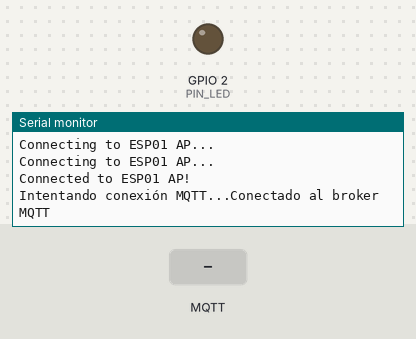
Recording of a program running on a simulated ESP8266 (NodeMCU). On the bench: output pins drawn as LEDs (lit = HIGH), the last lines printed to the serial monitor. The test bench sets the inputs (shaded band). WiFi joins after 1.5 s; servers stay silent unless stated; no MQTT or app messages arrive unless stated.

Above: at 3.2 s.
3.3 s: MQTT message "1" arrives on the first subscribed topic
At 4.4 s:
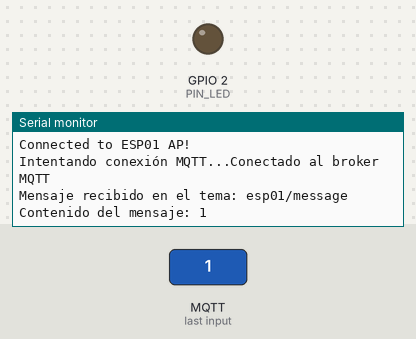
5.0 s: MQTT message "on" arrives on the first subscribed topic
At 5.6 s:
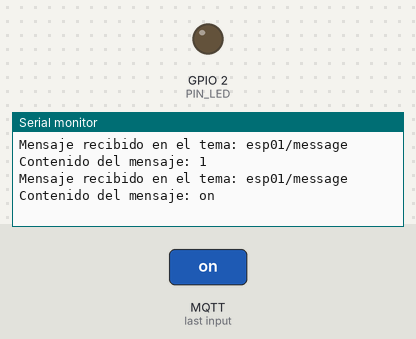
6.5 s: MQTT message "off" arrives on the first subscribed topic
At 8.0 s:
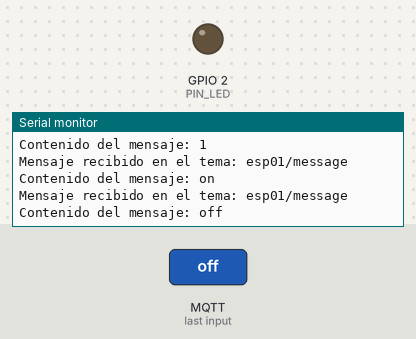

The program:

main.cpp
```cpp
#include <ESP8266WiFi.h>
#include <PubSubClient.h>

const char *ssid = "MadnessPortal";
const char *password = "1223334444";
const char *mqtt_server = "192.168.4.2";

// Nueva IP estática
IPAddress staticIP(192, 168, 4, 10);

#define PIN_LED LED_BUILTIN

WiFiClient espClient;
PubSubClient client(espClient);

String incomingMessage = "";

void reconnect();
void callback(char* topic, byte* payload, unsigned int length);

void setup()
{
  pinMode(PIN_LED, OUTPUT);
  Serial.begin(115200);

  // Configurar IP estática
  WiFi.config(staticIP, IPAddress(192, 168, 4, 1), IPAddress(255, 255, 255, 0), IPAddress(192, 168, 4, 1));

  // Conectar a la red WiFi
  WiFi.begin(ssid, password);

  while (WiFi.status() != WL_CONNECTED)
  {
    delay(1000);
    Serial.println("Connecting to ESP01 AP...");
  }

  Serial.println("Connected to ESP01 AP!");

  client.setServer(mqtt_server, 1883);
  client.setCallback(callback);
}

void loop()
{
  if (!client.connected())
  {
    reconnect();
  }

  client.loop();

  delay(500);
}

void reconnect()
{
  // Loop hasta que nos reconectemos
  while (!client.connected())
  {
    Serial.print("Intentando conexión MQTT...");
    // Intentar conectar
    if (client.connect("ESP01Consumer"))
    {
      Serial.println("Conectado al broker MQTT");
      // Suscribirse al tema después de la conexión exitosa
      client.subscribe("esp01/message");
    }
    else
    {
      Serial.print("Error, rc=");
      Serial.print(client.state());
      Serial.println(" Intentando nuevamente en 5 segundos");
      delay(5000);
    }
  }
}

void callback(char* topic, byte* payload, unsigned int length) {
  Serial.print("Mensaje recibido en el tema: ");
  Serial.println(topic);

  Serial.print("Contenido del mensaje: ");
  incomingMessage = "";  // Reiniciar la variable antes de acumular el nuevo mensaje

  for (int i = 0; i < length; i++) {
    incomingMessage += (char)payload[i];
  }

  Serial.println(incomingMessage);
}
```

Measured:
- after the input at 3.3 s, the serial monitor: prints a new line after 0.26 s (image 1)
- after the input at 5.0 s, the serial monitor: prints a new line after 0.06 s (image 2)
- after the input at 6.5 s, the serial monitor: prints a new line after 0.06 s (image 3)
